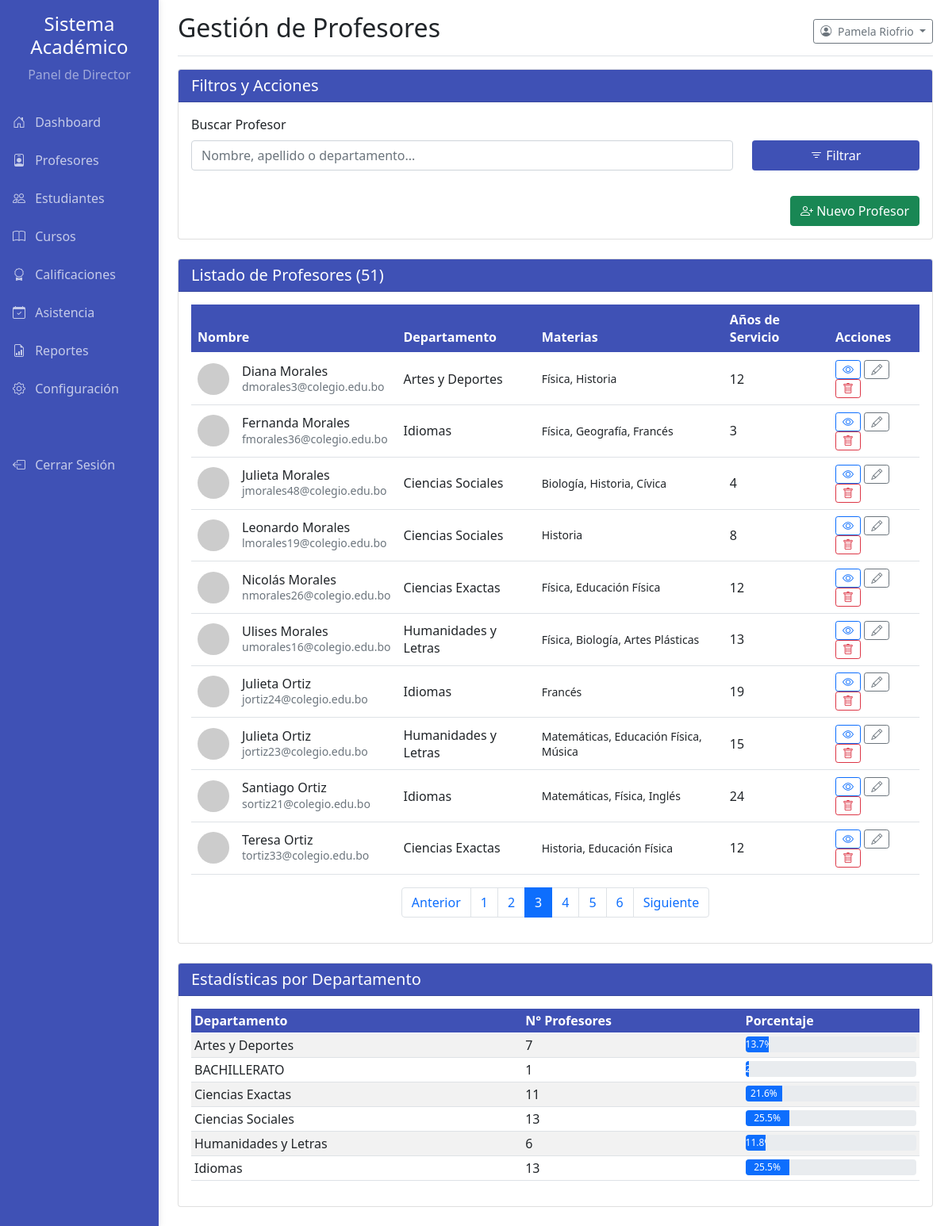
The app's page /pages/director_profesores.php?page=3& (signed in) with its own data.
### tables this page shows
CREATE TABLE `usuarios` (
  `id` int(11) NOT NULL,
  `nombre` varchar(100) NOT NULL,
  `apellido` varchar(100) NOT NULL,
  `email` varchar(150) NOT NULL,
  `password` varchar(255) NOT NULL,
  `role_id` int(11) NOT NULL,
  `fecha_creacion` datetime NOT NULL DEFAULT current_timestamp()
);

CREATE TABLE `profesores` (
  `id` int(11) NOT NULL,
  `usuario_id` int(11) NOT NULL,
  `cedula` varchar(20) NOT NULL,
  `fecha_nacimiento` date NOT NULL,
  `departamento` varchar(100) NOT NULL,
  `cargo` varchar(100) NOT NULL,
  `fecha_inicio` date NOT NULL,
  `tipo_contrato` varchar(50) NOT NULL,
  `codigo_empleado` varchar(50) DEFAULT NULL,
  `titulo_academico` varchar(150) DEFAULT NULL,
  `universidad` varchar(150) DEFAULT NULL,
  `especializacion` varchar(150) DEFAULT NULL,
  `anio_graduacion` year(4) DEFAULT NULL,
  `otros_titulos` text DEFAULT NULL,
  `direccion` varchar(255) NOT NULL,
  `formacion_academica` text NOT NULL,
  `foto_perfil` varchar(255) DEFAULT NULL,
  `enviar_credenciales` tinyint(1) NOT NULL DEFAULT 1,
  `especialidad` varchar(100) DEFAULT NULL,
  `telefono` varchar(20) DEFAULT NULL
);

### pages/director_profesores.php (the view, shortened to what this page needs)
<?php
require_once '../config.php';
$stmt_director = $mysqli->prepare("SELECT nombre, apellido FROM usuarios WHERE id = ?");
$stmt_director->bind_param('i', $_SESSION['user_id']);
$stmt_director->execute();
$stmt_director->bind_result($nombre, $apellido);
$filtro_busqueda = isset($_GET['search']) ? trim($_GET['search']) : '';
$where_sql = '';
$params = [];
$param_types = '';
$registros_por_pagina = 10;
$pagina_actual = isset($_GET['page']) ? (int)$_GET['page'] : 1;
$offset = ($pagina_actual - 1) * $registros_por_pagina;
$sql_total = "SELECT COUNT(p.id) FROM profesores p JOIN usuarios u ON p.usuario_id = u.id" . $where_sql;
$stmt_total = $mysqli->prepare($sql_total);
$stmt_total->execute();
$total_profesores = $stmt_total->get_result()->fetch_row()[0];
$total_paginas = ceil($total_profesores / $registros_por_pagina);
$profesores = [];
$sql_profesores = "
    SELECT
        p.id AS profesor_id, p.codigo_empleado, p.departamento, p.fecha_inicio, p.foto_perfil,
        u.nombre, u.apellido, u.email
    FROM profesores p
    JOIN usuarios u ON p.usuario_id = u.id
    $where_sql
    ORDER BY u.apellido, u.nombre
    LIMIT ? OFFSET ?
";
$stmt_profesores = $mysqli->prepare($sql_profesores);
$params_paginacion = $params;
$params_paginacion[] = $registros_por_pagina;
$params_paginacion[] = $offset;
$param_types_paginacion = $param_types . 'ii';
if (!empty($params)) {
    $stmt_profesores->bind_param($param_types_paginacion, ...$params_paginacion);
} else {
    $stmt_profesores->bind_param('ii', $registros_por_pagina, $offset);
}
$stmt_profesores->execute();
$result_profesores = $stmt_profesores->get_result();
while ($profesor = $result_profesores->fetch_assoc()) {
    $materias_profesor = [];
    $stmt_materias_profesor = $mysqli->prepare("
        SELECT m.nombre FROM materias m
        JOIN profesor_materias pm ON m.id = pm.materia_id
        WHERE pm.profesor_id = ?
    ");
    $stmt_materias_profesor->bind_param('i', $profesor['profesor_id']);
    $stmt_materias_profesor->execute();
    $result_materias_profesor = $stmt_materias_profesor->get_result();
    while ($materia = $result_materias_profesor->fetch_assoc()) {
        $materias_profesor[] = $materia['nombre'];
    }
    $profesor['materias_asignadas'] = implode(', ', $materias_profesor);
    $profesores[] = $profesor;
}
$distribucion_departamentos = [];
$total_general_profesores = $mysqli->query("SELECT COUNT(id) FROM profesores")->fetch_row()[0];
$result_dist_dept = $mysqli->query("SELECT departamento, COUNT(id) as total FROM profesores GROUP BY departamento");
while ($row = $result_dist_dept->fetch_assoc()) {
    $distribucion_departamentos[] = [
        'nombre' => $row['departamento'],
        'total' => $row['total'],
        'porcentaje' => ($total_general_profesores > 0) ? round(($row['total'] / $total_general_profesores) * 100, 1) : 0
    ];
}
include __DIR__ . '/side_bar_director.php';
?>
<!DOCTYPE html>
<html lang="es">
<head>
    <link href="../css/bootstrap.min.css" rel="stylesheet">
    <link href="../css/academic.css" rel="stylesheet" type="text/css">
    <link rel="stylesheet" href="https://cdn.jsdelivr.net/npm/bootstrap-icons@1.8.1/font/bootstrap-icons.css">
</head>
<body>
    <div class="container-fluid">
        <div class="row">
            <div class="col-md-9 ms-sm-auto col-lg-10 px-md-4">
                <div class="d-flex justify-content-between flex-wrap flex-md-nowrap align-items-center pt-3 pb-2 mb-3 border-bottom">
                    <h1 class="h2">Gestión de Profesores</h1>
                    <div class="btn-toolbar mb-2 mb-md-0">
                        <div class="dropdown">
                            <button class="btn btn-sm btn-outline-secondary dropdown-toggle" type="button" id="dropdownMenuButton" data-bs-toggle="dropdown" aria-expanded="false">
                                <i class="bi bi-person-circle me-1"></i>
                                <?php echo htmlspecialchars($nombre . ' ' . $apellido, ENT_QUOTES, 'UTF-8'); ?>
                            </button>
                        </div>
                    </div>
                </div>
                <div class="card mb-4">
                    <div class="card-header card-header-academic"><h5 class="mb-0 text-white">Filtros y Acciones</h5></div>
                    <div class="card-body">
                        <form method="GET" action="">
                            <div class="row align-items-end">
                                <div class="col-md-9 mb-3">
                                    <label for="search" class="form-label">Buscar Profesor</label>
                                    <input type="text" class="form-control" name="search" id="search" value="<?php echo htmlspecialchars($filtro_busqueda); ?>" placeholder="Nombre, apellido o departamento...">
                                </div>
                                <div class="col-md-3 mb-3">
                                    <button type="submit" class="btn btn-academic w-100"><i class="bi bi-filter"></i> Filtrar</button>
                                </div>
                            </div>
                        </form>
                        <div class="text-end mt-2">
                            <button class="btn btn-success" data-bs-toggle="modal" data-bs-target="#newProfessorModal">
                                <i class="bi bi-person-plus"></i> Nuevo Profesor
                            </button>
                        </div>
                    </div>
                </div>
                <div class="card mb-4">
                    <div class="card-header card-header-academic">
                        <h5 class="mb-0 text-white">Listado de Profesores (<?php echo $total_profesores; ?>)</h5>
                    </div>
                    <div class="card-body">
                        <div class="table-responsive">
                            <table class="table table-hover align-middle">
                                <thead class="table-academic">
                                    <tr>
                                        <th>Nombre</th>
                                        <th>Departamento</th>
                                        <th>Materias</th>
                                        <th>Años de Servicio</th>
                                        <th>Acciones</th>
                                    </tr>
                                </thead>
                                <tbody>
                                    <?php if (empty($profesores)): ?>
                                        <tr><td colspan="5" class="text-center">No se encontraron profesores.</td></tr>
                                    <?php else: ?>
                                        <?php foreach ($profesores as $profesor): ?>
                                        <tr>
                                            <td>
                                                <div class="d-flex align-items-center">
                                                    <?php
                                                    $foto_path = 'https://via.placeholder.com/40';
                                                    if (!empty($profesor['foto_perfil'])) {
                                                        if (strpos($profesor['foto_perfil'], 'http') === 0) {
                                                            $foto_path = $profesor['foto_perfil'];
                                                        } else {
                                                            $foto_path = '../uploads/profiles/' . $profesor['foto_perfil'];
                                                        }
                                                    }
                                                    ?>
                                                    <img src="<?php echo htmlspecialchars($foto_path); ?>" class="rounded-circle me-3" alt="Foto" style="width: 40px; height: 40px; object-fit: cover;">
                                                    <div>
                                                        <h6 class="mb-0"><?php echo htmlspecialchars($profesor['nombre'] . ' ' . $profesor['apellido']); ?></h6>
                                                        <small class="text-muted"><?php echo htmlspecialchars($profesor['email']); ?></small>
                                                    </div>
                                                </div>
                                            </td>
                                            <td><?php echo htmlspecialchars($profesor['departamento']); ?></td>
                                            <td><small><?php echo htmlspecialchars($profesor['materias_asignadas'] ?: 'Ninguna asignada'); ?></small></td>
                                            <td>
                                                <?php
                                                $fecha_inicio = new DateTime($profesor['fecha_inicio']);
                                                $hoy = new DateTime();
                                                echo $hoy->diff($fecha_inicio)->y;
                                                ?>
                                            </td>
                                            <td>
                                                <button class="btn btn-sm btn-outline-primary" title="Ver Perfil"><i class="bi bi-eye"></i></button>
                                                <button class="btn btn-sm btn-outline-secondary" title="Editar"><i class="bi bi-pencil"></i></button>
                                                <button class="btn btn-sm btn-outline-danger" title="Eliminar"><i class="bi bi-trash"></i></button>
                                            </td>
                                        </tr>
                                        <?php endforeach; ?>
                                    <?php endif; ?>
                                </tbody>
                            </table>
                        </div>
                        <nav aria-label="Page navigation">
                            <ul class="pagination justify-content-center">
                                <?php $query_params = !empty($filtro_busqueda) ? ['search' => $filtro_busqueda] : []; ?>
                                <li class="page-item <?php if ($pagina_actual <= 1) echo 'disabled'; ?>">
                                    <a class="page-link" href="?page=<?php echo $pagina_actual - 1; ?>&<?php echo http_build_query($query_params); ?>">Anterior</a>
                                </li>
                                <?php for ($i = 1; $i <= $total_paginas; $i++): ?>
                                <li class="page-item <?php if ($pagina_actual == $i) echo 'active'; ?>">
                                    <a class="page-link" href="?page=<?php echo $i; ?>&<?php echo http_build_query($query_params); ?>"><?php echo $i; ?></a>
                                </li>
                                <?php endfor; ?>
                                <li class="page-item <?php if ($pagina_actual >= $total_paginas) echo 'disabled'; ?>">
                                    <a class="page-link" href="?page=<?php echo $pagina_actual + 1; ?>&<?php echo http_build_query($query_params); ?>">Siguiente</a>
                                </li>
                            </ul>
                        </nav>
                    </div>
                </div>
                <div class="card mb-4">
                    <div class="card-header card-header-academic"><h5 class="mb-0 text-white">Estadísticas por Departamento</h5></div>
                    <div class="card-body">
                        <div class="table-responsive">
                            <table class="table table-sm table-striped">
                                <thead class="table-academic">
                                    <tr>
                                        <th>Departamento</th>
                                        <th>N° Profesores</th>
                                        <th>Porcentaje</th>
                                    </tr>
                                </thead>
                                <tbody>
                                    <?php if (empty($distribucion_departamentos)): ?>
                                    <tr><td colspan="3" class="text-center">No hay datos para mostrar.</td></tr>
                                    <?php else: ?>
                                    <?php foreach ($distribucion_departamentos as $depto): ?>
                                    <tr>
                                        <td><?php echo htmlspecialchars($depto['nombre']); ?></td>
                                        <td><?php echo $depto['total']; ?></td>
                                        <td>
                                            <div class="progress" style="height: 20px;">
                                                <div class="progress-bar" role="progressbar" style="width: <?php echo $depto['porcentaje']; ?>%;" aria-valuenow="<?php echo $depto['porcentaje']; ?>" aria-valuemin="0" aria-valuemax="100"><?php echo $depto['porcentaje']; ?>%</div>
                                            </div>
                                        </td>
                                    </tr>
                                    <?php endforeach; ?>
                                    <?php endif; ?>
                                </tbody>
                            </table>
                        </div>
                    </div>
                </div>
            </div>
        </div>
    </div>
</body>
</html>

### css/academic.css (style rules this page uses)
:root { --academic-primary: #3f51b5; --academic-secondary: #ff4081; --academic-success: #4caf50; --academic-info: #2196f3; --academic-warning: #ff9800; --academic-danger: #f44336; --academic-light: #f5f5f5; --academic-dark: #212121; }
.card-header-academic { background-color: var(--academic-primary); color: white; }
.btn-academic { background-color: var(--academic-primary); color: white; }
.table-academic { background-color: var(--academic-primary); color: white; }

### records on screen
usuarios: nombre+apellido "Pamela Riofrio"
profesores: usuario.apellido "Diana Morales", usuario.email "dmorales3@colegio.edu.bo", departamento "Artes y Deportes", materias_asignadas "Física, Historia", fecha_inicio "12"
profesores: usuario.apellido "Fernanda Morales", usuario.email "fmorales36@colegio.edu.bo", departamento "Idiomas", materias_asignadas "Física, Geografía, Francés", fecha_inicio "3"
profesores: usuario.apellido "Julieta Morales", usuario.email "jmorales48@colegio.edu.bo", departamento "Ciencias Sociales", materias_asignadas "Biología, Historia, Cívica", fecha_inicio "4"
profesores: usuario.apellido "Leonardo Morales", usuario.email "lmorales19@colegio.edu.bo", departamento "Ciencias Sociales", materias_asignadas "Historia", fecha_inicio "8"
profesores: usuario.apellido "Nicolás Morales", usuario.email "nmorales26@colegio.edu.bo", departamento "Ciencias Exactas", materias_asignadas "Física, Educación Física", fecha_inicio "12"
profesores: usuario.apellido "Ulises Morales", usuario.email "umorales16@colegio.edu.bo", departamento "Humanidades y Letras", materias_asignadas "Física, Biología, Artes Plásticas", fecha_inicio "13"
profesores: usuario.apellido "Julieta Ortiz", usuario.email "jortiz24@colegio.edu.bo", departamento "Idiomas", materias_asignadas "Francés", fecha_inicio "19"
profesores: usuario.apellido "Julieta Ortiz", usuario.email "jortiz23@colegio.edu.bo", departamento "Humanidades y Letras", materias_asignadas "Matemáticas, Educación Física, Música", fecha_inicio "15"
profesores: usuario.apellido "Santiago Ortiz", usuario.email "sortiz21@colegio.edu.bo", departamento "Idiomas", materias_asignadas "Matemáticas, Física, Inglés", fecha_inicio "24"
profesores: usuario.apellido "Teresa Ortiz", usuario.email "tortiz33@colegio.edu.bo", departamento "Ciencias Exactas", materias_asignadas "Historia, Educación Física", fecha_inicio "12"

### other values on screen
$total_profesores "51"
$depto['nombre'] "Artes y Deportes"
$depto['total'] "7"
$depto['porcentaje'] "13.7"
$depto['nombre'] "BACHILLERATO"
$depto['total'] "1"
$depto['nombre'] "Ciencias Exactas"
$depto['total'] "11"
$depto['porcentaje'] "21.6"
$depto['nombre'] "Ciencias Sociales"
$depto['total'] "13"
$depto['porcentaje'] "25.5"
$depto['nombre'] "Humanidades y Letras"
$depto['total'] "6"
$depto['porcentaje'] "11.8"
